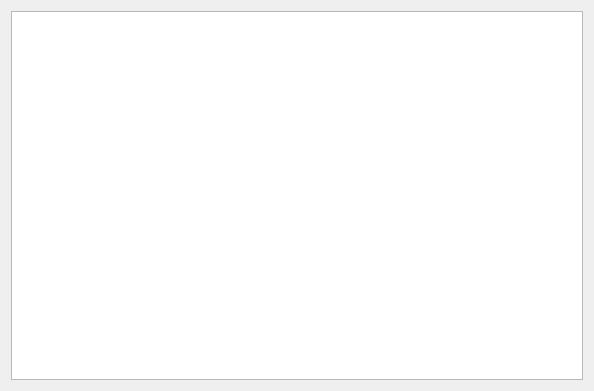
<?xml version="1.0" encoding="UTF-8"?>
<ui version="4.0">
 <class>Form</class>
 <widget class="QWidget" name="Form">
  <property name="geometry">
   <rect>
    <x>0</x>
    <y>0</y>
    <width>594</width>
    <height>391</height>
   </rect>
  </property>
  <property name="windowTitle">
   <string>Form</string>
  </property>
  <layout class="QVBoxLayout" name="verticalLayout">
   <item>
    <widget class="QTreeWidget" name="itemTree">
     <property name="headerHidden">
      <bool>true</bool>
     </property>
     <column>
      <property name="text">
       <string notr="true">1</string>
      </property>
     </column>
    </widget>
   </item>
  </layout>
 </widget>
 <resources/>
 <connections/>
</ui>
